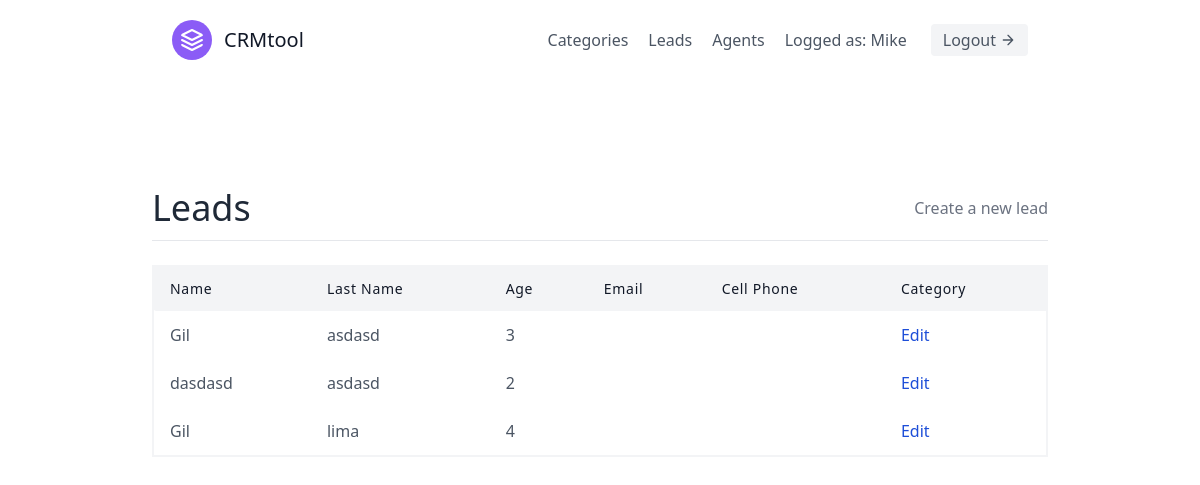
/leads/ (signed in), run on an earlier commit of the app's database.
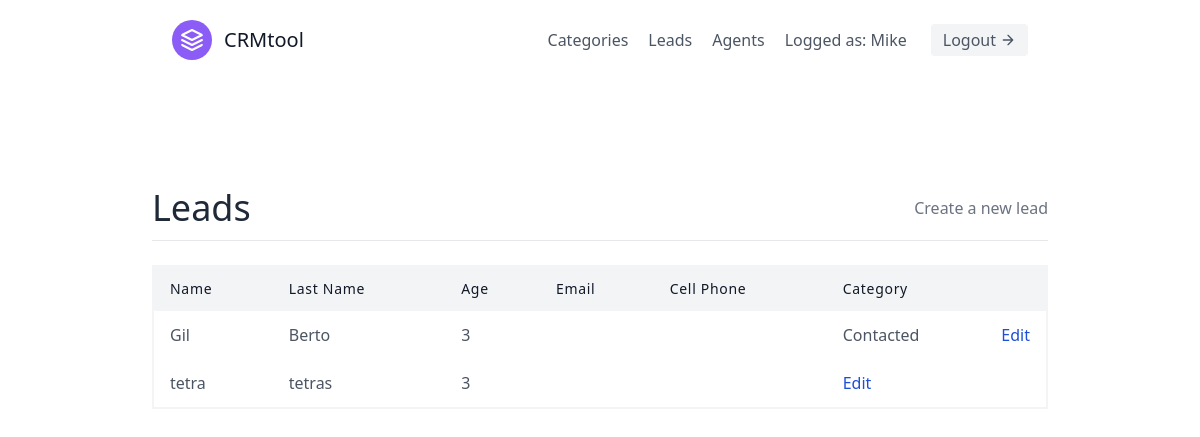
And on a later commit of the database.
### leads/models.py (models this page shows, shortened)
class Lead(models.Model):
    first_name = models.CharField(max_length=20)
    last_name = models.CharField(max_length=20)
    age = models.IntegerField(default=0)
    phone_number = models.CharField(blank=True, null=True, max_length=15)
    data_created = models.DateField(auto_now_add=True)
    organisation = models.ForeignKey(UserProfile, on_delete=models.CASCADE)
    agent = models.ForeignKey('Agent', blank=True, null=True, on_delete=models.SET_NULL) #Cascade means when agent is deleted leads is deleted too
    category = models.ForeignKey('Category', related_name='leads', blank=True, null=True, on_delete=models.SET_NULL)

class Category(models.Model):
    name = models.CharField(max_length=128)
    organisation = models.ForeignKey(UserProfile, on_delete=models.CASCADE)

### leads/views.py (the view)
# urls.py: path('', ListLeadsClassView.as_view(), name='list_lead'),
class ListLeadsClassView(LoginRequiredMixin, generic.ListView):
    template_name = 'leads/list_lead.html'
    context_object_name = 'leads'
    def get_queryset(self):
        user = self.request.user
        if (user.is_organisor):
            queryset = Lead.objects.filter(
                organisation=user.userprofile,
                agent__isnull=False
            )
        else:
            queryset = Lead.objects.filter(
                organisation=user.agent.organisation,
                agent__isnull=False
            )
            queryset = Lead.objects.filter(agent__user=user)
        return queryset
    def get_context_data(self, **kwargs):
        context = super(ListLeadsClassView, self).get_context_data(**kwargs)
        user = self.request.user
        if (user.is_organisor):
            queryset = Lead.objects.filter(
                organisation=user.userprofile,
                agent__isnull=True
            )
            context.update({
                'unassigned_leads':queryset
            })
        return context

### leads/templates/leads/list_lead.html (shortened to what this page needs)
{% extends 'base.html' %}
{% load static %}
{% block content %}
<section class="text-gray-600 body-font">
    <div class="container py-24 mx-auto flex flex-wrap">
        <div class="mb-6 container justify-between alin items-center py-3 border-gray-200 border-b flex flex-wrap">
            <div>
                <h1 class="text-4xl text-gray-800">Leads</h1>
            </div>
            <div>
                {% if request.user.is_organisor %}
                    <a class="text-gray-500 hover:text-blue-500" href="{% url 'leads:create_lead' %}">Create a new lead</a>
                {% endif %}
            </div>
        </div>
        <table class="table-auto w-full text-left whitespace-no-wrap border-gray-100 border-2">
            <thead>
                <tr>
                    <th class="px-4 py-3 title-font tracking-wider font-medium text-gray-900 text-sm bg-gray-100 rounded-tl rounded-bl">Name</th>
                    <th class="px-4 py-3 title-font tracking-wider font-medium text-gray-900 text-sm bg-gray-100">Last Name</th>
                    <th class="px-4 py-3 title-font tracking-wider font-medium text-gray-900 text-sm bg-gray-100">Age</th>
                    <th class="px-4 py-3 title-font tracking-wider font-medium text-gray-900 text-sm bg-gray-100">Email</th>
                    <th class="px-4 py-3 title-font tracking-wider font-medium text-gray-900 text-sm bg-gray-100">Cell Phone</th>
                    <th class="px-4 py-3 title-font tracking-wider font-medium text-gray-900 text-sm bg-gray-100">Category</th>
                </tr>
            </thead>
            <tbody>
            {% for lead in leads %}
                    <tr>
                        <td class="px-4 py-3"> <a href="{% url 'leads:detail_lead' pk=lead.id %}" class="hover:text-blue-500">{{ lead.first_name }}</a></td>
                        <td class="px-4 py-3"> {{ lead.last_name }} </td>
                        <td class="px-4 py-3"> {{ lead.age }} </td>
                        <td class="px-4 py-3"> {{ lead.email }} </td>
                        <td class="px-4 py-3"> {{ lead.cellphone }} </td>
                        <td class="px-4 py-3 flex flex-row justify-between"> {{ lead.category.name }} <a class="text-blue-700 hover:text-blue-300" href="{% url 'leads:update_category' pk=lead.id %}">Edit</a></td>
                    </tr>
            {% endfor %}
            </tbody>
        </table>
    </div>
  </section>
{% endblock content %}

What changed in the data, as far as the page shows it:
removed Lead: first_name "dasdasd", last_name "asdasd", age "2"
removed Lead: first_name "Gil", last_name "lima", age "4"
changed Lead "Gil": last_name "asdasd" → "Berto"; category.name (not shown) → "Contacted"
added Lead: first_name "tetra", last_name "tetras", age "3"
